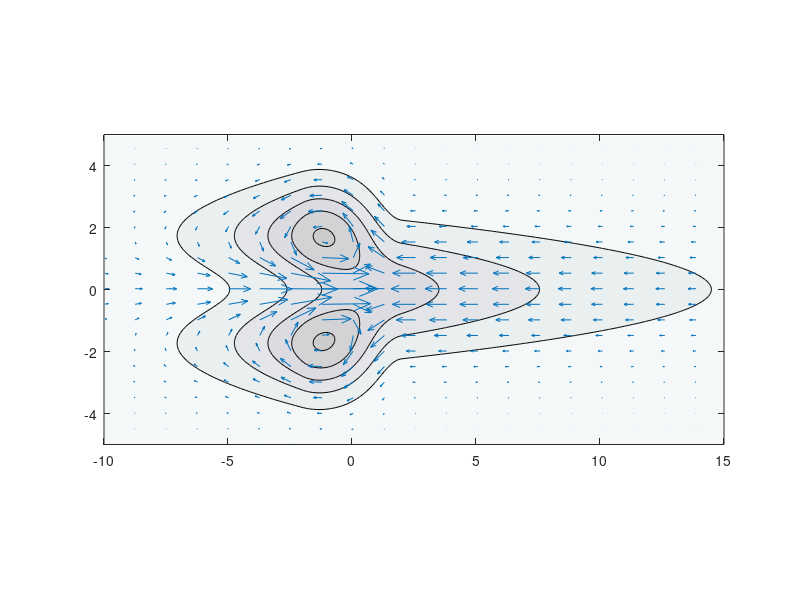
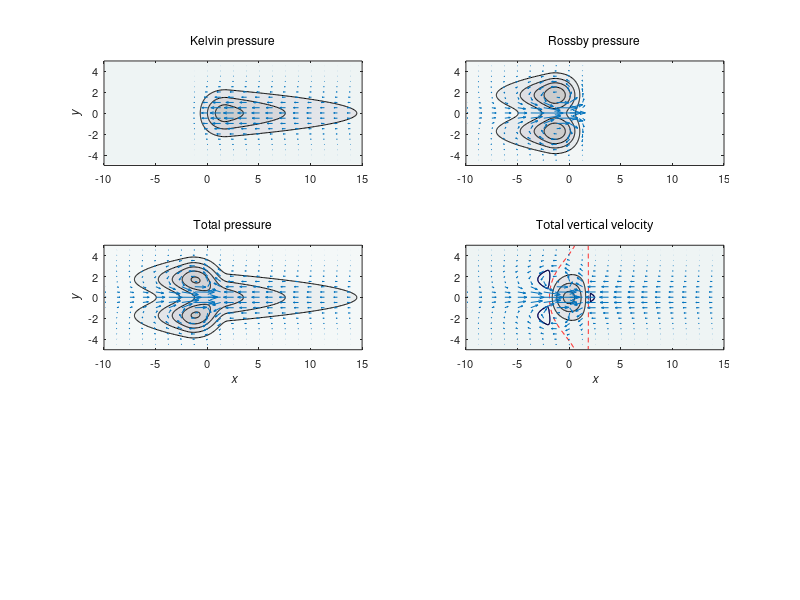

The MATLAB source for these figures, in order:
% This code calculates the analytic solution of the canonical Gill model
% and plots the results. 
% The code is not wll documented internally. However, it is straightforward
% to read, in connjuction with a description of the Gill solution, such as
% may be found in Chapter 8 of AOFD.

% Code by G. K. Vallis

clear all


% b = repmat(linspace(0,1,200),20,1);
% imshow(b,[],'InitialMagnification','fit')

% Set the resolution
imax=200;
jmax=200;
imaxd2 = imax/2;
jmaxd2 = jmax/2;
alpha = 0.1;
beta = 1;
L = 2;
k = pi/(2*L);
alk = 1./(alpha^2 + k^2);
alk3 = 1./(9*alpha^2 + k^2);
xmax = 15; 
ymax = 5;
xmin=-10;
ymin=-5;
for i = 1:imax
for j = 1:jmax
x = (xmax-xmin)*(i-1)/(imax-1) + xmin;
y = (ymax-ymin)*(j-1)/(jmax-1) + ymin;
expy = exp(-y^2/4);
xx(i,j) = x;
yy(i,j) = y;
y1(j) = y;
zer(j) = 0.0;
xe=xmax; yn=ymax;

% Now start the calculation.
% Evaluate forcing
if x < -L 
    FQ = 0;
elseif x > L
   FQ = 0;
else
   FQ = cos(k*x);
end

% Now evaluate q0
if x < -L 
    q0 = 0;
elseif x > L
    q0 = -alk*k*(1+exp(-2*alpha*L))*exp(alpha*(L-x));
else
    q0 = -alk*(alpha*cos(k*x) + k*(sin(k*x) + exp(-alpha*(x+L))));
end

% Now use q0 to evaluate the Kelvin wave solution
uk(i,j) = 0.5*q0*expy;
pk(i,j) = uk(i,j);
vk(i,j) = 0;
wk(i,j) = 0.5*(alpha*q0 + FQ)*expy;

% Now evaluate q2, which we will use for the Rossby solution.
if x > L 
    q2 = 0;
elseif x < -L
    q2 = -alk3*k*(1+exp(-6*alpha*L))*exp(3*alpha*(x+L));  
else
    q2 = alk3*(-3*alpha*cos(k*x) + k*(sin(k*x) - exp(3*alpha*(x-L))));
end

% Now use the q2 to reconstruct the Rossby wave solution
pr(i,j) = 0.5*q2*(1+y^2)*expy;
ur(i,j) = 0.5*q2*(y^2 -3)*expy;
vr(i,j) = (FQ + 4*alpha*q2)*y*expy;
wr(i,j) = 0.5*(FQ+alpha*q2*(1+y^2))*expy;

% Now construct the Total solution
ukr(i,j) = uk(i,j) + ur(i,j);
pkr(i,j) = pk(i,j) + pr(i,j);
vkr(i,j) = vk(i,j) + vr(i,j);
wkr(i,j) = wk(i,j) + wr(i,j);

% Now, for future reference, put the q's into arrays
qq0(i) = q0;
qq2(i) = q2;

end
end




% Now decimate the field for quiver plots
% there are better ways to do this...
incr=10;
ii=0; jj=0;
for i = 1:incr:imax
    ii = ii+1;
    jj=0;
    for j=1:incr:jmax
        jj = jj+1;  
        xxd(ii,jj) = xx(i,j);
        yyd(ii,jj) = yy(i,j);
        ukrd(ii,jj) = ukr(i,j);
        vkrd(ii,jj) = vkr(i,j);
        urd(ii,jj) = ur(i,j);
        vrd(ii,jj) = vr(i,j);
        ukd(ii,jj) = uk(i,j);
        vkd(ii,jj) = vk(i,j);
    end
end


%Now plot some solutions. First the pressure
figure(1)
hold off
contourf(xx,yy,pkr,[ -0.0 -0.3 -0.6 -0.9 -1.2 -1.5 -1.8],'k')
hold on
quiver(xxd,yyd,ukrd,vkrd,0)
colormap('bone')
colormap2 = (colormap+4)/5. ;
colormap(colormap2)

pbaspect([2 1 1])
% print -depsc2 Gill_anal.eps
% !epstopdf Gill_anal.eps ; skimm Gill_anal.pdf &


% Now plot a variety of fields.
figure(2)
hold off
subplot(3,2,1)
hold off
%contourf(xx,yy,pk,5,'k')
contourf(xx,yy,pk,[  -0.3 -0.6 -0.9 -1.2 -1.5 -1.8],'k')
%contourf(xx,yy,pk,[ -0.15 -0.3 -0.45 -0.6 -0.75 -0.9 -1.05 -1.2],'k')
hold on
quiver(xxd,yyd,ukd,vkd,0)
title('Kelvin pressure','fontsize',8,'fontweight','normal')
axis([xmin xmax ymin ymax])
ylabel('\it y','fontsize',9)
set(gca,'fontsize',8)
%xlabel('\it x','fontsize',8)


subplot(3,2,2)
hold off
%contourf(xx,yy,pr,5,'k')
contourf(xx,yy,pr,[  -0.3 -0.6 -0.9 -1.2 -1.5 -1.8],'k')
hold on
%contour(xx,yy,pr,[0 0],'k')
hold on
quiver(xxd,yyd,urd,vrd,0)
title('Rossby pressure','fontsize',8,'fontweight','normal') 
%    'FontName','Cambria')   doesn't work
set(gca,'fontsize',8)
%axis([xmin xmax ymin ymax])
% set(gca,'ytick',[ ])
% set(gca,'xtick',[ ])


subplot(3,2,3)
hold off
%contourf(xx,yy,pkr,5,'k')
contourf(xx,yy,pkr,[ -0.0 -0.3 -0.6 -0.9 -1.2 -1.5 -1.8])
hold on
quiver(xxd,yyd,ukrd,vkrd,0)
title('Total pressure','fontsize',8,'fontweight','normal')
%axis([xmin xmax ymin ymax])
ylabel('\it y','fontsize',9)
xlabel('\it x','fontsize',9)
set(gca,'fontsize',8)
%pbaspect([2,1,1])


%wkr = wkr - mean(mean(wkr)) ; 

subplot(3,2,4)
%set(gca,'FontName','Myriad Pro')
hold off
%contourf(xx,yy,-wkr,[-0.3 -0.6 -0.9 -1.2 -1.5],'k')
contourf(xx,yy,-wkr,[-0.2 -0.5 -0.8 -1.1 -1.4 -1.7],'k')
hold on
contour(xx,yy,-wkr, [0 0],'r--','LineWidth',0.7)
contour(xx,yy,-wkr, [0.1 0.1],'b') 
contour(xx,yy,-wkr, [0.1 0.2],'k'); colormap('white')
% colorbar
%set(gcf,'renderer','zbuffer');
quiver(xxd,yyd,ukrd,vkrd,0)
% title('Total vertical velocity','fontsize',8,'fontweight','normal')
title('Total vertical velocity','fontsize',8,'fontweight','normal',...
    'FontName','Myriad Pro')
%axis([xmin xmax ymin ymax])
%pbaspect([2,1,1])
xlabel('\it x','fontsize',9)
set(gca,'fontsize',8)



%colormap('summer')
%beta=.5
%brighten(beta)

% colormap('gray')
colormap('bone')
colormap2 = (colormap+4)/5. ;
colormap(colormap2)
%brighten(1)

% export_fig -transparent 'Gill-anal.pdf'
% print2eps ('Gill_anal.eps')
% print -dpdf Gill_anal.pdf
% /users/gkv/scripts/skimm Gill-anal.pdf
% export_fig 'Gillanal.eps'  % does not work. 

return
 
% Now plot the overturning streamfunctions
% In fact I donn't use this code. 

mmax=20;
mmaxd2 = mmax/2;
zmax = 1;
zmin=0.0
for i = 1:imax
for m = 1:mmax 
    x = (xmax-xmin)*(i-1)/(imax-1) + xmin;
    z = (zmax-zmin)*(m-1)/(mmax-1) + zmin;
    ssn = sin(pi*z/zmax);
    psiz(i,m) = (1/sqrt(pi))*(qq0(i) - qq2(i))*ssn;
    xx2(i,m) = x;
    zz2(i,m) = z;
end
end
for j=1:jmax
for m=1:mmax
    y = (ymax-ymin)*(j-1)/(jmax-1) + ymin;
    z = (zmax-zmin)*(m-1)/(mmax-1) + zmin;
    ssn = sin(pi*z/zmax);
    psim(j,m) = (-y/3.)*exp(-y^2/4)*ssn;
    yy2(j,m) = y;
    zz2(j,m) = z;
end
end
    
figure(3)
hold off
subplot(2,1,1)
contour(xx2,zz2,psiz,8,'b');
xlabel('\it x')
ylabel('\it z')
pbaspect([2 1 1])
axis([xmin xmax zmin zmax])

subplot(2,1,2)
contour(yy2,zz2,psim,8,'k');
xlabel('\it y') 
ylabel('\it z')
pbaspect([2 1 1])

% Print if you want to: 
 %print -dpdf Gill-anal.pdf
 %!epstopdf Gill-anal.eps

 
 
 
 % Now do the analytic solution for a line source
 
 fac3 = 3/(2*factorial(3)); fac4 = 5/(4*factorial(4)); fac5 = 3*7/(4*factorial(5)); 
 for i = 1:imax
 for j = 1:jmax
     x = xx(i,j); y = yy(i,j); 
     % First calculate the cylinder functions
     yc = y;
     poly = (1 - yc + 0.25*yc^2 - fac3*yc^3 + fac4*yc^4 - fac5*yc^5);
     expy = exp(-yc^2/4);
     dpoly = (-1 + 0.5*yc - 3*fac3*yc^2 + 4*fac4*yc^3 - 5*fac5*yc^4);
     dexpy = -0.5*yc*expy;
     exx(i,j) = expy;
     polyy(i,j) = poly;
     U(i,j)  =  expy*poly;
     Ud(i,j) =  expy*dpoly + dexpy*poly; 
     yc = -y;
     poly = (1 - yc + 0.25*yc^2 - fac3*yc^3 + fac4*yc^4 - fac5*yc^5);
     expy = exp(-yc^2/4);
     dpoly = (-1 + 0.5*yc - 3*fac3*yc^2 + 4*fac4*yc^3 - 5*fac5*yc^4);
     dexpy = -0.5*yc*expy;
     Um(i,j)  =  expy*poly;
     Umd(i,j) =  expy*dpoly + dexpy*poly; 
     yc = 1;
     poly = (1 - yc + 0.25*yc^2 - fac3*yc^3 + fac4*yc^4 - fac5*yc^5);
     expy = exp(-yc^2/4);
     dpoly = (-1 + 0.5*yc - 3*fac3*yc^2 + 4*fac4*yc^3 - 5*fac5*yc^4);
     dexpy = -0.5*yc*expy;
     U1 =  expy*poly;
     U1d =  expy*dpoly + dexpy*poly; 
     yc = -1;
     poly = (1 - yc + 0.25*yc^2 - fac3*yc^3 + fac4*yc^4 - fac5*yc^5);
     expy = exp(-yc^2/4);
     dpoly = (-1 + 0.5*yc - 3*fac3*yc^2 + 4*fac4*yc^3 - 5*fac5*yc^4);
     dexpy = -0.5*yc*expy;
     Um1 =  expy*poly;
     Um1d =  expy*dpoly + dexpy*poly; 
     yc = 0;
     poly = (1 - yc + 0.25*yc^2 - fac3*yc^3 + fac4*yc^4 - fac5*yc^5);
     expy = exp(-yc^2/4);
     dpoly = (-1 + 0.5*yc - 3*fac3*yc^2 + 4*fac4*yc^3 - 5*fac5*yc^4);
     dexpy = -0.5*yc*expy;
     U0 =  expy*poly;
     U0d =  expy*dpoly + dexpy*poly; 
     
     % Now solutions for y0 = 1;
     if y > 1
         v1(i,j) = alpha*U(i,j)/U1d;
         u1(i,j) = (y/2.)*U(i,j)/U1d;
         p1(i,j) = -Ud(i,j)/U1d;
     elseif y <= 1
         v1(i,j) = -alpha*Um(i,j)/Um1d;
         u1(i,j) = -(y/2.)*Um(i,j)/Um1d;
         p1(i,j) = -Umd(i,j)/Um1d;
     end
          % Now solutions for y0 =0;
     if y > 0
         v0(i,j) = alpha*U(i,j)/U0d;
         u0(i,j) = (y/2.)*U(i,j)/U0d;
         p0(i,j) = -Ud(i,j)/U0d;
     elseif y <= 0
         v0(i,j) = -alpha*Um(i,j)/U0d;
         u0(i,j) = -(y/2.)*Um(i,j)/U0d;
         p0(i,j) = -Umd(i,j)/U0d;
     end
     %
 end
 end
         
 % Now decimate the field for quiver plots
incr=10;
ii=0; jj=0;
for i = 1:incr:imax
    ii = ii+1;
    jj=0;
    for j=1:incr:jmax
        jj = jj+1;  
        xxd(ii,jj) = xx(i,j);
        yyd(ii,jj) = yy(i,j);
        u1d(ii,jj) = u1(i,j);
        v1d(ii,jj) = v1(i,j);
        u0d(ii,jj) = u0(i,j);
        v0d(ii,jj) = v0(i,j);
    end
end

figure(4)
hold off
contour(xx,yy,p1,5,'k')
hold on
quiver(xxd,yyd,u0d,v0d,0)
        
return
